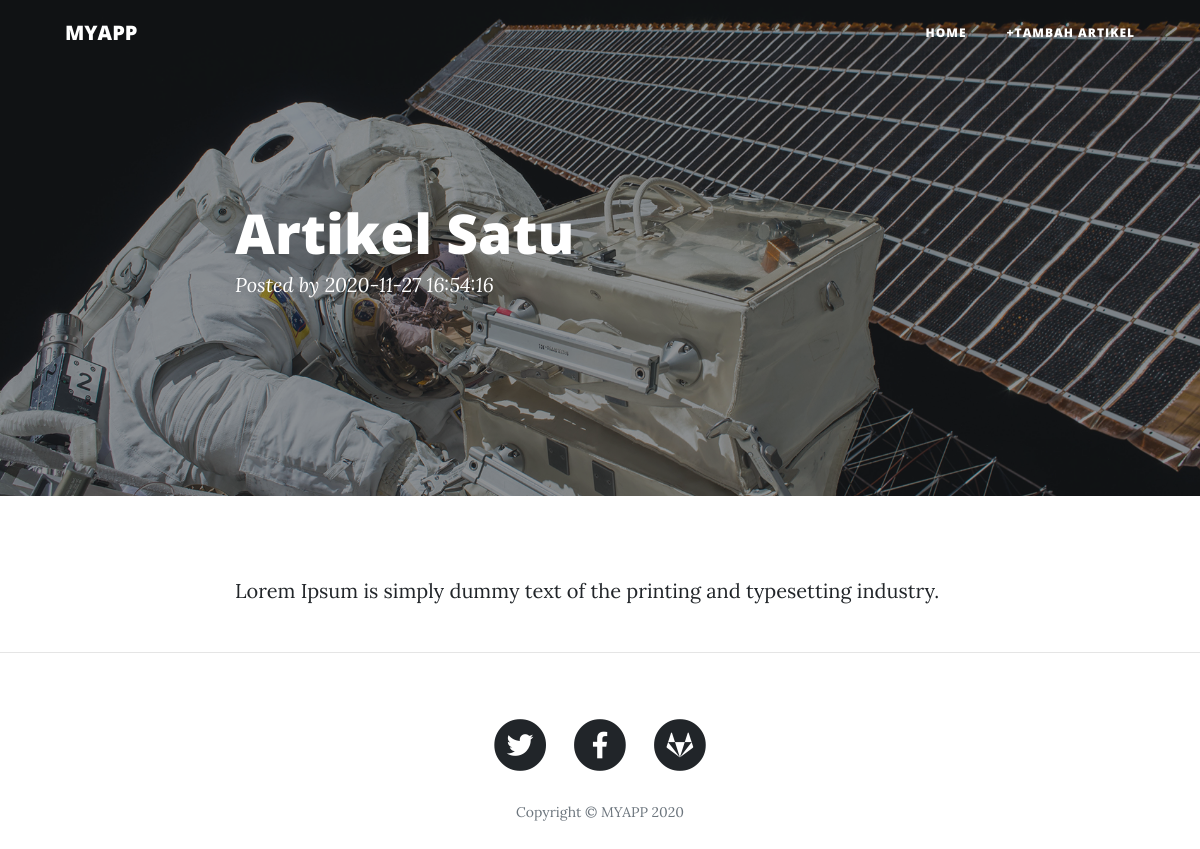
The page /index.php/blog/detail/artikel-satu on the database its author committed.
### tables this page shows
CREATE TABLE `blog` (
  `id` int(11) NOT NULL,
  `title` varchar(255) NOT NULL,
  `content` text NOT NULL,
  `url` varchar(255) NOT NULL,
  `cover` varchar(255) NOT NULL,
  `date` timestamp NOT NULL DEFAULT current_timestamp() ON UPDATE current_timestamp()
);

### application/controllers/Blog.php (called while the page is built, shortened)
<?php
class Blog extends CI_Controller {
    function __construct()
    {
        $this->load->database();
        $this->load->model('Blog_model');
        $this->load->helper('url');
        $this->load->library('pagination');
    }
    public function detail($url)
    {
        $data['blogs']=$this->Blog_model->getSingleBlog('url',$url);
        $this->load->view('detail',$data);
    }
}

### index.php (called while the page is built, shortened)
<?php
require_once BASEPATH.'core/CodeIgniter.php';

### application/models/Blog_model.php (called while the page is built, shortened)
<?php
class Blog_model extends CI_Model
{
    public function getSingleBlog($field,$value)
    {
        $this->db->where($field, $value);
        $query = $this->db->get('blog');
        return $query->row_array();
    }
}
?>

### application/views/detail.php (the view, shortened to what this page needs)
<header class="masthead" style="background-image: url('<?php echo base_url();?>assets/img/post-bg.jpg')">
    <div class="overlay"></div>
        <div class="container">
            <div class="row">
                <div class="col-lg-8 col-md-10 mx-auto">
                    <div class="post-heading">
                    <h1><?php echo $blogs['title'];?></h1>
                    <span class="meta">Posted by <?php echo $blogs['date'];?></span>
                </div>
            </div>
        </div>
    </div>
</header>
<article>
    <div class="container">
        <div class="row">
            <div class="col-lg-8 col-md-10 mx-auto">
                <?php echo $blogs['content'];?>
            </div>
        </div>
    </div>
</article>
<hr>

### rows shown on the page
blog: title "Artikel Satu", date "2020-11-27 16:54:16", content "Lorem Ipsum is simply dummy text of the printing and typesetting industry."
